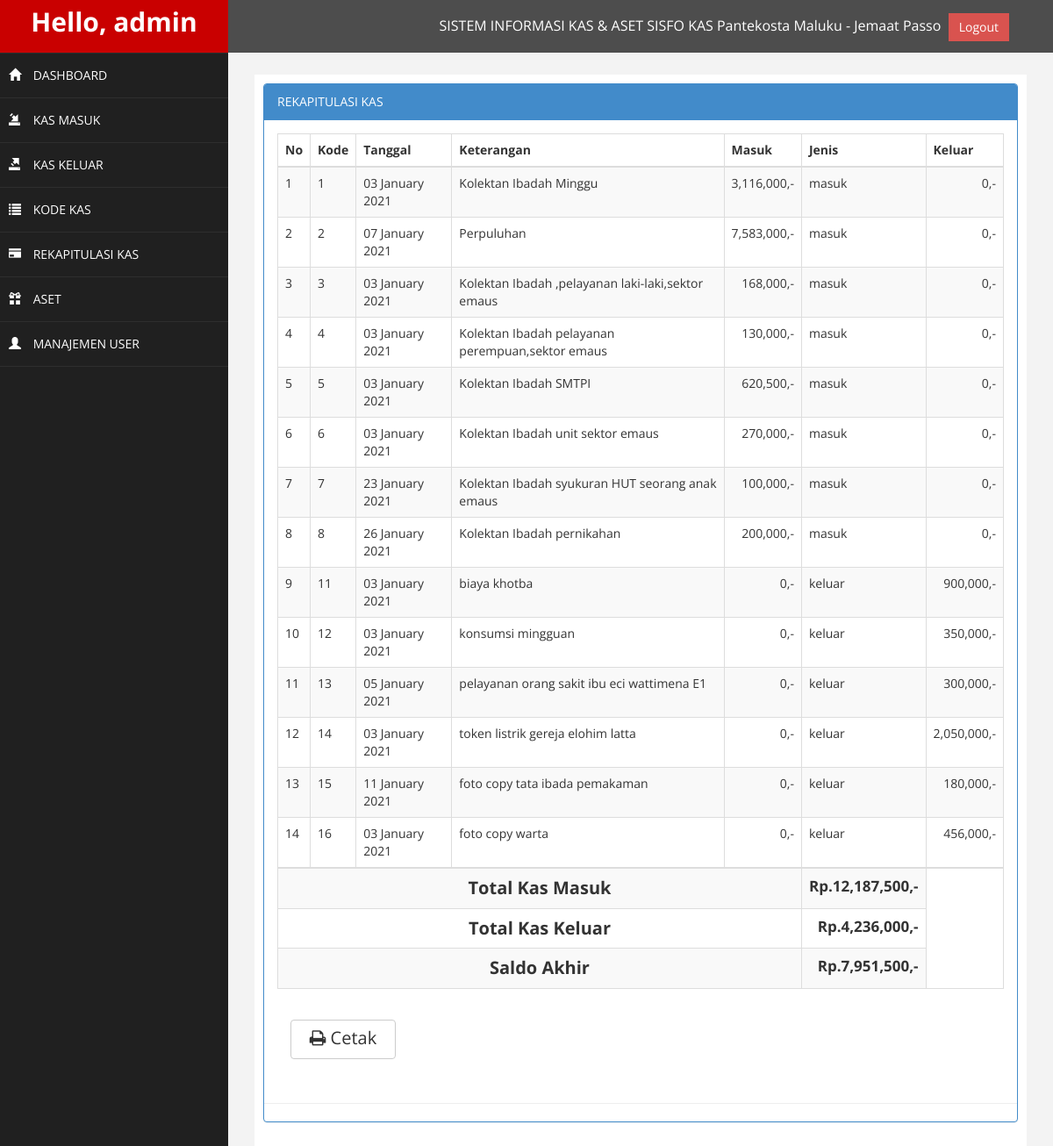
The app's page /halaman_admin.php?page=rekap (signed in) with its own data.
### tables this page shows
CREATE TABLE `kas` (
  `kode` int(11) NOT NULL,
  `keterangan` varchar(100) NOT NULL,
  `tgl` date NOT NULL,
  `jumlah` int(10) NOT NULL,
  `jenis` varchar(20) NOT NULL,
  `keluar` int(20) NOT NULL
);

### page/rekap/rekap.php (the view)
<div class="row">
                <div class="col-md-12">
                    <div class="panel panel-primary">
                        <div class="panel-heading">
                             REKAPITULASI KAS
                        </div>
                        <div class="panel-body">
                            <div class="table-responsive">
                                <table class="table table-striped table-bordered table-hover" id="dataTables-example">
                                    <thead>
                                        <tr>
                                            <th>No</th>
                                            <th>Kode</th>
                                            <th>Tanggal</th>
                                            <th>Keterangan</th>
                                            <th>Masuk</th>
                                            <th>Jenis</th>
                                            <th>Keluar</th>
                                        </tr>
                                    </thead>
                                    <tbody>
                                        <?php
                                        $no = 1;
                                        $sql = $koneksi-> query("select * from kas");
                                        while ($data=$sql-> fetch_assoc()){
                                        ?>
                                        <tr class="odd gradeX">
                                            <td><?php echo $no++ ?></td>
                                            <td><?php echo $data['kode']; ?></td>
                                            <td><?php echo date('d F Y', strtotime($data['tgl'])); ?></td>
                                            <td><?php echo $data['keterangan']; ?></td>
                                            <td align="right"><?php echo number_format($data['jumlah']).",-"; ?></td>
                                            <td><?php echo $data['jenis']; ?></td>
                                            <td align="right"><?php echo number_format($data['keluar']).",-"; ?></td>
                                        </tr>
                                        <?php
                                            $total=$total+$data['jumlah'];
                                            $total_keluar=$total_keluar+$data['keluar'];
                                            $saldo_akhir = $total-$total_keluar;
                                            }
                                        ?>
                                    </tbody>
                                        <tr>
                                            <th colspan="5" style="text-align: center; font-size: 20px">Total Kas Masuk</th>
                                            <th style="text-align: right; font-size: 17px"><?php echo"Rp." .number_format($total).",-";?></th>
                                        </tr>
                                        <tr>
                                            <th colspan="5" style="text-align: center; font-size: 20px">Total Kas Keluar</th>
                                            <th style="text-align: right; font-size: 17px"><?php echo"Rp." .number_format($total_keluar).",-";?></th>
                                        </tr>
                                        <tr>
                                            <th colspan="5" style="text-align: center; font-size: 20px">Saldo Akhir</th>
                                            <th style="text-align: right; font-size: 17px"><?php echo"Rp." .number_format($saldo_akhir).",-";?></th>
                                        </tr>
                                </table>
                                <div class="panel-body">
                                <a href="./laporan/laporan_rekapitulasi.php" target="blank" class="btn btn-default" style="margin-top: 0px; height: 45px; width: 120px; font-size: 20px;"><i class="fa fa-print"></i> Cetak</a>
                            </div>

### assets/css/custom.css (style rules this page uses)
body { font-family: 'Open Sans', sans-serif; }

### records on screen
kas: kode "1", tgl "03 January 2021", keterangan "Kolektan Ibadah Minggu", jumlah "3,116,000", jenis "masuk", keluar "0"
kas: kode "2", tgl "07 January 2021", keterangan "Perpuluhan", jumlah "7,583,000", jenis "masuk", keluar "0"
kas: kode "3", tgl "03 January 2021", keterangan "Kolektan Ibadah ,pelayanan laki-laki,sektor emaus", jumlah "168,000", jenis "masuk", keluar "0"
kas: kode "4", tgl "03 January 2021", keterangan "Kolektan Ibadah pelayanan perempuan,sektor emaus", jumlah "130,000", jenis "masuk", keluar "0"
kas: kode "5", tgl "03 January 2021", keterangan "Kolektan Ibadah SMTPI", jumlah "620,500", jenis "masuk", keluar "0"
kas: kode "6", tgl "03 January 2021", keterangan "Kolektan Ibadah unit sektor emaus", jumlah "270,000", jenis "masuk", keluar "0"
kas: kode "7", tgl "23 January 2021", keterangan "Kolektan Ibadah syukuran HUT seorang anak emaus", jumlah "100,000", jenis "masuk", keluar "0"
kas: kode "8", tgl "26 January 2021", keterangan "Kolektan Ibadah pernikahan", jumlah "200,000", jenis "masuk", keluar "0"
kas: kode "11", tgl "03 January 2021", keterangan "biaya khotba", jumlah "0", jenis "keluar", keluar "900,000"
kas: kode "12", tgl "03 January 2021", keterangan "konsumsi mingguan", jumlah "0", jenis "keluar", keluar "350,000"
kas: kode "13", tgl "05 January 2021", keterangan "pelayanan orang sakit ibu eci wattimena E1", jumlah "0", jenis "keluar", keluar "300,000"
kas: kode "14", tgl "03 January 2021", keterangan "token listrik gereja elohim latta", jumlah "0", jenis "keluar", keluar "2,050,000"
kas: kode "15", tgl "11 January 2021", keterangan "foto copy tata ibada pemakaman", jumlah "0", jenis "keluar", keluar "180,000"
kas: kode "16", tgl "03 January 2021", keterangan "foto copy warta", jumlah "0", jenis "keluar", keluar "456,000"

### other values on screen
$_SESSION['username'] "admin"
$total "12,187,500"
$total_keluar "4,236,000"
$saldo_akhir "7,951,500"
